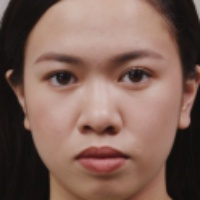
#> input picture haar_cascade/dataset/persona_2/cara_0022.jpg, 200 x 200 px, given in place of 8724367-uhd_4096_2160_25fps.mp4, which was not available
$ python haarcascade.py
#> lines starting #> are read from the running program, lines starting #| are printed output that depends on the picture; after the words box and inside, x2 and y2 are one past the last pixel; in counts of white or black regions, pixels touching at a corner belong together; pictures that were not available may be replaced by others from this repository, and a replacement may not be noted
from pathlib import Path
import cv2 as cv


persona = 'persona_5'  # yo, persona_2, persona_3, persona_4, persona_5
fuente = r'C:\Users\jarlj\Downloads\8724367-uhd_4096_2160_25fps.mp4'  # 0 = camara; para video: r'C:\Videos\persona2.mp4'
cada = 1  # Camara rapida: 1; para tomar cada 30 cuadros: 30

base = Path(__file__).resolve().parent
for nombre in ('yo', 'persona_2', 'persona_3', 'persona_4', 'persona_5'):
    (base / 'dataset' / nombre).mkdir(parents=True, exist_ok=True)
carpeta = base / 'dataset' / persona
carpeta.mkdir(parents=True, exist_ok=True)


xml = base / 'haarcascade_frontalface_alt.xml'
if not xml.is_file():
    xml = Path(cv.data.haarcascades) / 'haarcascade_frontalface_alt.xml'
rostro = cv.CascadeClassifier(str(xml))
if rostro.empty():
    raise RuntimeError(f'No se pudo cargar el clasificador: {xml}')
if cada < 1:
    raise ValueError('cada debe ser mayor que cero')

existentes = list(carpeta.glob('cara_*.jpg'))
count = len(existentes)
numero = max((int(p.stem.split('_')[-1]) for p in existentes), default=0)
cuadro = 0
cap = cv.VideoCapture(fuente)
try:
    if not cap.isOpened():
        raise RuntimeError('No se pudo abrir la camara o el video')
    while count < 1000:
        ret, frame = cap.read()
#> frame is the input picture: shape (200, 200, 3); mean B, G, R 87.3, 97.6, 126.5
        if not ret:
            break
        # Reducir videos grandes antes de detectar y mostrar, manteniendo proporciones.
        alto, ancho = frame.shape[:2]
#> alto = 200; ancho = 200
        escala = min(1.0, 720 / max(alto, ancho))
#> escala = 1
        if escala < 1:
            frame = cv.resize(frame, (round(ancho * escala), round(alto * escala)),
                              interpolation=cv.INTER_AREA)
        cuadro += 1
        if cuadro % cada == 0:
            gray = cv.cvtColor(frame, cv.COLOR_BGR2GRAY)
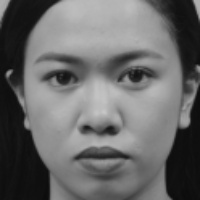
#> gray: shape (200, 200); min 11, max 198, mean 105
            rostros = rostro.detectMultiScale(gray, 1.3, 5)
#> rostros = [[22, 15, 163, 163]]
            if len(rostros) == 1:
                for x, y, w, h in rostros:
                    # Recortar antes de dibujar para guardar la cara sin rectangulo.
                    img = cv.resize(frame[y:y+h, x:x+w], (200, 200))
                    name = carpeta / f'cara_{numero + 1:04d}.jpg'
                    if not cv.imwrite(str(name), img):
                        raise RuntimeError(f'No se pudo guardar: {name}')
                    numero += 1
                    count += 1
                    cv.rectangle(frame, (x, y), (x+w, y+h), (0, 255, 0), 2)
                    cv.imshow('cara', img)
#> this loop made 1 pass
#> (x, y, w, h, numero, count) on pass 1: (22, 15, 163, 163, 1, 1)
#> pass 1, `img = cv.resize(frame[y:y+h, x:x+w], (200, 200))`:
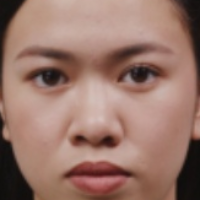
#> img: shape (200, 200, 3); mean B, G, R 106.1, 117.7, 152.7
#> after the loop:
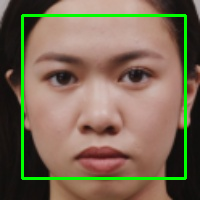
#> frame: shape (200, 200, 3); 4.88% of pixels changed, all inside (x1, y1, x2, y2) = (21, 14, 187, 180)
#> after the loop, count = 1; numero = 1
        cv.putText(frame, f'{persona}: {count}/1000', (10, 30),
                   cv.FONT_HERSHEY_SIMPLEX, 0.7, (0, 255, 0), 2)
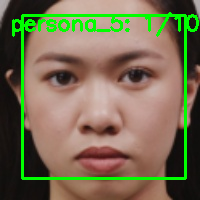
#> frame: shape (200, 200, 3); 2.68% of pixels changed, all inside (x1, y1, x2, y2) = (12, 12, 199, 37)
        cv.imshow('rostros', frame)
        k = cv.waitKey(1)
#> (key Esc is pressed here)
        if k == 27:
            break
finally:
    cap.release()
    cv.destroyAllWindows()
    print(f'{count}/1000 imagenes guardadas en {carpeta}')
#| 1/1000 imagenes guardadas en haar_cascade/dataset/persona_5

$ run again, on haar_cascade/dataset/persona_2/cara_0105.jpg
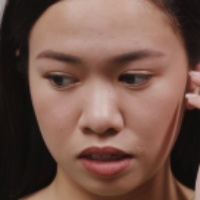
#> input picture haar_cascade/dataset/persona_2/cara_0105.jpg, 200 x 200 px, given in place of 8724367-uhd_4096_2160_25fps.mp4, which was not available
#> frame is the input picture: shape (200, 200, 3); mean B, G, R 74.4, 85.1, 116
#> rostros = [[16, 16, 163, 163]]
#> the loop `for x, y, w, h in rostros:` made 1 pass
#> (x, y, w, h, numero, count) on pass 1: (16, 16, 163, 163, 1, 1)
#> after the loop `for x, y, w, h in rostros:`:
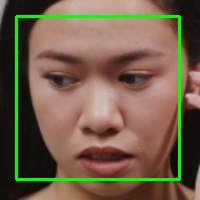
#> frame: shape (200, 200, 3); 4.88% of pixels changed, all inside (x1, y1, x2, y2) = (15, 15, 181, 181)
#> after the loop `for x, y, w, h in rostros:`: count = 1
#> `cv.putText(frame, f'{persona}: {count}/1000', (10, 30), cv.FONT_HERSHE..`:
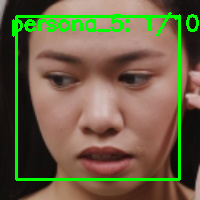
#> frame: shape (200, 200, 3); 2.56% of pixels changed, all inside (x1, y1, x2, y2) = (12, 12, 199, 37)
#| 1/1000 imagenes guardadas en haar_cascade/dataset/persona_5
